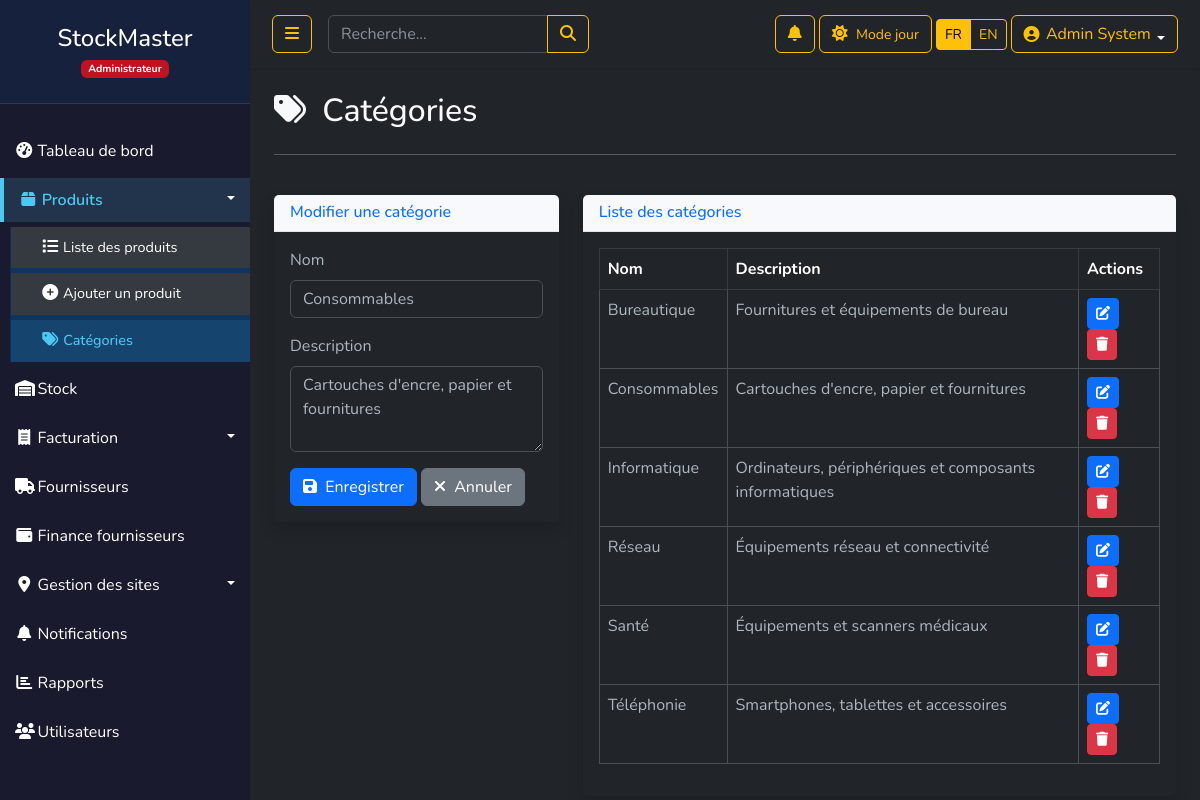
Page /categories.php?edit=5 (signed in) on the committed database.
### tables this page shows
CREATE TABLE `utilisateurs` (
  `id` int(11) NOT NULL AUTO_INCREMENT,
  `nom` varchar(50) NOT NULL,
  `email` varchar(100) NOT NULL,
  `telephone` varchar(30) DEFAULT NULL,
  `fournisseur_id` int(11) DEFAULT NULL,
  `site_id` int(11) DEFAULT NULL,
  `password` varchar(255) NOT NULL,
  `role` enum('admin','superviseur','caissier','gestionnaire','utilisateur','fournisseur') DEFAULT 'utilisateur',
  `theme_pref` enum('light','dark') DEFAULT 'light',
  `created_at` timestamp NOT NULL DEFAULT current_timestamp(),
  `last_login` datetime DEFAULT NULL,
  `derniere_connexion` datetime DEFAULT NULL,
  `nombre_connexions` int(11) DEFAULT 0,
  PRIMARY KEY (`id`),
  UNIQUE KEY `email` (`email`)
);

CREATE TABLE `categories` (
  `id` int(11) NOT NULL,
  `nom` varchar(50) NOT NULL,
  `description` text DEFAULT NULL
);

### config.php (called while the page is built, shortened)
<?php
try {
    $db = new PDO("mysql:host=".DB_HOST.";dbname=".DB_NAME, DB_USER, DB_PASS);
    $db->setAttribute(PDO::ATTR_ERRMODE, PDO::ERRMODE_EXCEPTION);
    $db->exec("SET NAMES 'utf8'");
} catch(PDOException $e) {
    die("Erreur de connexion : " . $e->getMessage());
}
function getCurrentTheme() {
    if (isset($_SESSION['user_id'])) {
        global $db;
        $stmt = $db->prepare("SELECT theme_pref FROM utilisateurs WHERE id = ?");
        $stmt->execute([$_SESSION['user_id']]);
        $user = $stmt->fetch();
        if ($user !== false && isset($user['theme_pref'])) {
            return $user['theme_pref'];
        }
    }
    return $_SESSION['theme'] ?? 'light';
}
?>

### categories.php (the view, shortened to what this page needs)
<?php
require_once 'config.php';
$theme = getCurrentTheme();
$categories = $db->query("SELECT * FROM categories ORDER BY nom")->fetchAll();
?>
<!DOCTYPE html>
<html lang="fr" data-bs-theme="<?= $theme ?>">
<head>
    <link href="https://cdn.jsdelivr.net/npm/bootstrap@5.3.0/dist/css/bootstrap.min.css" rel="stylesheet">
    <link rel="stylesheet" href="https://cdnjs.cloudflare.com/ajax/libs/font-awesome/6.4.0/css/all.min.css">
    <link rel="stylesheet" href="css/style.css">
</head>
<body class="<?= $theme == 'dark' ? 'bg-dark text-light' : 'bg-light' ?>">
    <div class="wrapper">
        <?php
            include_once('includes/sidebar.php');
        ?>
        <div id="content">
            <?php
                include_once('includes/navbar.php');
            ?>
            <div class="container-fluid px-4">
                <div class="row my-4">
                    <div class="col-12">
                        <h2 class="mb-4"><i class="fas fa-tags me-2"></i> Catégories</h2>
                        <hr>
                    </div>
                </div>
                <div class="row">
                    <div class="col-md-4 mb-4">
                        <div class="card shadow">
                            <div class="card-header">
                                <h6 class="m-0 font-weight-bold text-primary">
                                    <?= isset($_GET['edit']) ? 'Modifier' : 'Ajouter' ?> une catégorie
                                </h6>
                            </div>
                            <div class="card-body">
                                <form method="POST">
                                    <?php if (isset($_GET['edit'])):
                                        $editId = $_GET['edit'];
                                        $editCat = $db->query("SELECT * FROM categories WHERE id = $editId")->fetch();
                                    ?>
                                        <div class="mb-3">
                                            <label for="nom" class="form-label">Nom</label>
                                            <input type="text" class="form-control" id="nom" name="nom"
                                                   value="<?= htmlspecialchars($editCat['nom']) ?>" required>
                                        </div>
                                        <div class="mb-3">
                                            <label for="description" class="form-label">Description</label>
                                            <textarea class="form-control" id="description" name="description"
                                                      rows="3"><?= htmlspecialchars($editCat['description']) ?></textarea>
                                        </div>
                                        <button type="submit" name="edit_category" class="btn btn-primary">
                                            <i class="fas fa-save me-1"></i> Enregistrer
                                        </button>
                                        <a href="categories.php" class="btn btn-secondary">
                                            <i class="fas fa-times me-1"></i> Annuler
                                        </a>
                                    <?php endif; ?>
                                </form>
                            </div>
                        </div>
                    </div>
                    <div class="col-md-8">
                        <div class="card shadow">
                            <div class="card-header">
                                <h6 class="m-0 font-weight-bold text-primary">Liste des catégories</h6>
                            </div>
                            <div class="card-body">
                                <div class="table-responsive">
                                    <table class="table table-bordered" width="100%" cellspacing="0">
                                        <thead class="<?= $theme == 'dark' ? 'table-dark' : '' ?>">
                                            <tr>
                                                <th>Nom</th>
                                                <th>Description</th>
                                                <th>Actions</th>
                                            </tr>
                                        </thead>
                                        <tbody>
                                            <?php foreach ($categories as $cat): ?>
                                            <tr>
                                                <td><?= htmlspecialchars($cat['nom']) ?></td>
                                                <td><?= htmlspecialchars($cat['description']) ?></td>
                                                <td>
                                                    <a href="categories.php?edit=<?= $cat['id'] ?>" class="btn btn-sm btn-primary">
                                                        <i class="fas fa-edit"></i>
                                                    </a>
                                                    <a href="categories.php?delete=<?= $cat['id'] ?>"
                                                       class="btn btn-sm btn-danger"
                                                       onclick="return confirm('Êtes-vous sûr de vouloir supprimer cette catégorie?')">
                                                        <i class="fas fa-trash"></i>
                                                    </a>
                                                </td>
                                            </tr>
                                            <?php endforeach; ?>
                                        </tbody>
                                    </table>
                                </div>
                            </div>
                        </div>
                    </div>
                </div>
            </div>
        </div>
    </div>
</body>
</html>

### css/style.css (style rules this page uses)
body { font-family: 'Nunito', sans-serif; background: #f8f9fa; }
.wrapper { display: flex; width: 100%; align-items: stretch; }
#content { width: 100%; min-height: 100vh; transition: all 0.3s; }
.card { border: none; border-radius: 0.35rem; box-shadow: 0 0.15rem 1.75rem 0 rgba(58, 59, 69, 0.15); }
.card-header { background-color: #f8f9fc; border-bottom: 1px solid #e3e6f0; }
body, .card, .navbar, .dropdown-menu, .table { transition: background-color 0.3s ease, color 0.3s ease, border-color 0.3s ease; }

### rows in the picture
categories: nom "Consommables", description "Cartouches d'encre, papier et fournitures"
categories: nom "Bureautique", description "Fournitures et équipements de bureau"
categories: nom "Informatique", description "Ordinateurs, périphériques et composants informatiques"
categories: nom "Réseau", description "Équipements réseau et connectivité"
categories: nom "Santé", description "Équipements et scanners médicaux"
categories: nom "Téléphonie", description "Smartphones, tablettes et accessoires"

### other values in the picture
role_label() "Administrateur"
t('dashboard') "Tableau de bord"
t('products') "Produits"
t('product_list') "Liste des produits"
t('add_product') "Ajouter un produit"
t('categories') "Catégories"
t('stock') "Stock"
t('invoicing') "Facturation"
t('suppliers') "Fournisseurs"
t('supplier_finance') "Finance fournisseurs"
t('site_management') "Gestion des sites"
t('notifications') "Notifications"
t('reports') "Rapports"
t('users') "Utilisateurs"
t('light_mode') "Mode jour"
